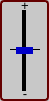
   <widget class="QFrame" name="key_24">
    <property name="geometry">
     <rect>
      <x>790</x>
      <y>120</y>
      <width>49</width>
      <height>101</height>
     </rect>
    </property>
    <property name="styleSheet">
     <string notr="true">QFrame
{
	background: rgb(200,200,200);
	border: 2px solid rgb(100,0,0);
	border-radius: 4px;
}

QLabel
{
	border: none;

}

QLabel
{
	border: none;
	background: rgba(0,0,0,0);
}

QSlider::groove:vertical {
    background: black;
    position: absolute; 
    left: 4px; right: 4px;
	width: 4px;
}

QSlider::handle:vertical {
    height: 7px;
    background: rgb(0,0,200);
    margin: 0 -9px; 
}

QSlider::add-page:vertical {
    background: black;
	width: 4px;
}

QSlider::sub-page:vertical {
    background: black;
	width: 4px;
}</string>
    </property>
    <property name="frameShape">
     <enum>QFrame::StyledPanel</enum>
    </property>
    <property name="frameShadow">
     <enum>QFrame::Raised</enum>
    </property>
    <widget class="QSlider" name="slider_24">
     <property name="geometry">
      <rect>
       <x>16</x>
       <y>10</y>
       <width>17</width>
       <height>81</height>
      </rect>
     </property>
     <property name="minimum">
      <number>32</number>
     </property>
     <property name="maximum">
      <number>96</number>
     </property>
     <property name="sliderPosition">
      <number>64</number>
     </property>
     <property name="orientation">
      <enum>Qt::Vertical</enum>
     </property>
     <property name="tickPosition">
      <enum>QSlider::NoTicks</enum>
     </property>
     <property name="tickInterval">
      <number>0</number>
     </property>
    </widget>
    <widget class="QLabel" name="label_15">
     <property name="geometry">
      <rect>
       <x>20</x>
       <y>0</y>
       <width>10</width>
       <height>10</height>
      </rect>
     </property>
     <property name="font">
      <font>
       <pointsize>10</pointsize>
      </font>
     </property>
     <property name="styleSheet">
      <string notr="true"/>
     </property>
     <property name="text">
      <string>+</string>
     </property>
     <property name="alignment">
      <set>Qt::AlignCenter</set>
     </property>
    </widget>
    <widget class="QLabel" name="label_39">
     <property name="geometry">
      <rect>
       <x>20</x>
       <y>88</y>
       <width>10</width>
       <height>10</height>
      </rect>
     </property>
     <property name="font">
      <font>
       <pointsize>10</pointsize>
      </font>
     </property>
     <property name="styleSheet">
      <string notr="true"/>
     </property>
     <property name="text">
      <string>-</string>
     </property>
     <property name="alignment">
      <set>Qt::AlignCenter</set>
     </property>
    </widget>
    <widget class="QLabel" name="mid_14">
     <property name="geometry">
      <rect>
       <x>10</x>
       <y>49</y>
       <width>30</width>
       <height>1</height>
      </rect>
     </property>
     <property name="font">
      <font>
       <pointsize>10</pointsize>
      </font>
     </property>
     <property name="styleSheet">
      <string notr="true">background: black;
border-radius: 2px;</string>
     </property>
     <property name="text">
      <string/>
     </property>
     <property name="alignment">
      <set>Qt::AlignCenter</set>
     </property>
    </widget>
    <zorder>label_15</zorder>
    <zorder>label_39</zorder>
    <zorder>mid_14</zorder>
    <zorder>slider_24</zorder>
   </widget>
